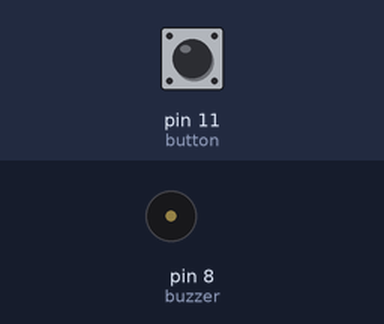
The sketch below on a simulated Arduino Uno, built with avr-gcc and run on an emulated ATmega328P. Parts: buzzer (waves = sounding). The test bench sets the inputs (shaded band); at power-on: pin 11 (button) LOW.

Above: at 1.2 s.
1.3 s: pin 11 (button) pulled HIGH for 0.15 s
At 8.2 s:
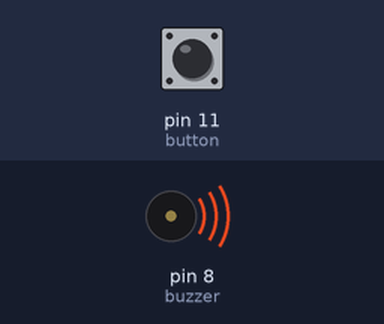
Timing chart, 0 to 9.9 s (numbered marks = the images above; inputs shaded):
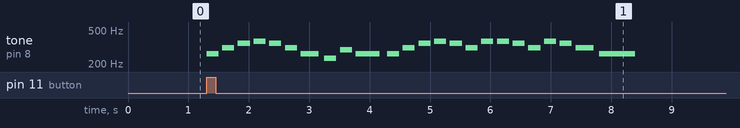

The sketch:

WhenTheImposterIsSus.ino
```cpp
// Pitch definitions
#define NOTE_B0 31
#define NOTE_C1 33
#define NOTE_CS1 35
#define NOTE_D1 37
#define NOTE_DS1 39
#define NOTE_E1 41
#define NOTE_F1 44
#define NOTE_FS1 46
#define NOTE_G1 49
#define NOTE_GS1 52
#define NOTE_A1 55
#define NOTE_AS1 58
#define NOTE_B1 62
#define NOTE_C2 65
#define NOTE_CS2 69
#define NOTE_D2 73
#define NOTE_DS2 78
#define NOTE_E2 82
#define NOTE_F2 87
#define NOTE_FS2 93
#define NOTE_G2 98
#define NOTE_GS2 104
#define NOTE_A2 110
#define NOTE_AS2 117
#define NOTE_B2 123
#define NOTE_C3 131
#define NOTE_CS3 139
#define NOTE_D3 147
#define NOTE_DS3 156
#define NOTE_E3 165
#define NOTE_F3 175
#define NOTE_FS3 185
#define NOTE_G3 196
#define NOTE_GS3 208
#define NOTE_A3 220
#define NOTE_AS3 233
#define NOTE_B3 247
#define NOTE_C4 262
#define NOTE_CS4 277
#define NOTE_D4 294
#define NOTE_DS4 311
#define NOTE_E4 330
#define NOTE_F4 349
#define NOTE_FS4 370
#define NOTE_G4 392
#define NOTE_GS4 415
#define NOTE_A4 440
#define NOTE_AS4 466
#define NOTE_B4 494
#define NOTE_C5 523
#define NOTE_CS5 554
#define NOTE_D5 587
#define NOTE_DS5 622
#define NOTE_E5 659
#define NOTE_F5 698
#define NOTE_FS5 740
#define NOTE_G5 784
#define NOTE_GS5 831
#define NOTE_A5 880
#define NOTE_AS5 932
#define NOTE_B5 988
#define NOTE_C6 1047
#define NOTE_CS6 1109
#define NOTE_D6 1175
#define NOTE_DS6 1245
#define NOTE_E6 1319
#define NOTE_F6 1397
#define NOTE_FS6 1480
#define NOTE_G6 1568
#define NOTE_GS6 1661
#define NOTE_A6 1760
#define NOTE_AS6 1865
#define NOTE_B6 1976
#define NOTE_C7 2093
#define NOTE_CS7 2217
#define NOTE_D7 2349
#define NOTE_DS7 2489
#define NOTE_E7 2637
#define NOTE_F7 2794
#define NOTE_FS7 2960
#define NOTE_G7 3136
#define NOTE_GS7 3322
#define NOTE_A7 3520
#define NOTE_AS7 3729
#define NOTE_B7 3951
#define NOTE_C8 4186
#define NOTE_CS8 4435
#define NOTE_D8 4699
#define NOTE_DS8 4978

//Wiring code generated from an ArduinoML model
// Application name: AmongUs

// Pin Allocation Summary:
//   buzzer (Buzzer): Pin D8 (8)
//   button (Sensor): Pin D11 (11)

long debounce = 200;
enum STATE {wait, play};

STATE currentState = wait;

bool buttonBounceGuard = false;
long buttonLastDebounceTime = 0;


	void setup(){
		pinMode(8, OUTPUT); // buzzer [Buzzer]
		pinMode(11, INPUT); // button [Sensor]
	}
	void loop() {
			switch(currentState){

				case wait:
					if( (digitalRead(11) == HIGH) && (millis() - buttonLastDebounceTime > debounce) ) {
						buttonLastDebounceTime = millis();
						currentState = play;
					}break;
				case play:
                    tone(8, NOTE_C4, 200);
                    delay(260);
                    noTone(8);
                    tone(8, NOTE_DS4, 200);
                    delay(260);
                    noTone(8);
                    tone(8, NOTE_F4, 200);
                    delay(260);
                    noTone(8);
                    tone(8, NOTE_FS4, 200);
                    delay(260);
                    noTone(8);
                    tone(8, NOTE_F4, 200);
                    delay(260);
                    noTone(8);
                    tone(8, NOTE_DS4, 200);
                    delay(260);
                    noTone(8);
                    tone(8, NOTE_C4, 300);
                    delay(390);
                    noTone(8);
                    tone(8, NOTE_AS3, 200);
                    delay(260);
                    noTone(8);
                    tone(8, NOTE_D4, 200);
                    delay(260);
                    noTone(8);
                    tone(8, NOTE_C4, 400);
                    delay(520);
                    noTone(8);
                    tone(8, NOTE_C4, 200);
                    delay(260);
                    noTone(8);
                    tone(8, NOTE_DS4, 200);
                    delay(260);
                    noTone(8);
                    tone(8, NOTE_F4, 200);
                    delay(260);
                    noTone(8);
                    tone(8, NOTE_FS4, 200);
                    delay(260);
                    noTone(8);
                    tone(8, NOTE_F4, 200);
                    delay(260);
                    noTone(8);
                    tone(8, NOTE_DS4, 200);
                    delay(260);
                    noTone(8);
                    tone(8, NOTE_FS4, 200);
                    delay(260);
                    noTone(8);
                    tone(8, NOTE_FS4, 200);
                    delay(260);
                    noTone(8);
                    tone(8, NOTE_F4, 200);
                    delay(260);
                    noTone(8);
                    tone(8, NOTE_DS4, 200);
                    delay(260);
                    noTone(8);
                    tone(8, NOTE_FS4, 200);
                    delay(260);
                    noTone(8);
                    tone(8, NOTE_F4, 200);
                    delay(260);
                    noTone(8);
                    tone(8, NOTE_DS4, 300);
                    delay(390);
                    noTone(8);
                    tone(8, NOTE_C4, 600);
                    delay(780);
                    noTone(8);
					if( (digitalRead(11) == LOW) && (millis() - buttonLastDebounceTime > debounce) ) {
						buttonLastDebounceTime = millis();
						currentState = wait;
					}break;
		}
	}
```

Measured:
- after the input at 1.3 s, tone on pin 8 (buzzer): plays 262 Hz for 0.20 s, 311 Hz for 0.20 s, 349 Hz for 0.20 s, 370 Hz for 0.20 s, 349 Hz for 0.20 s, 311 Hz for 0.20 s … (24 notes in this stretch), starting at once
